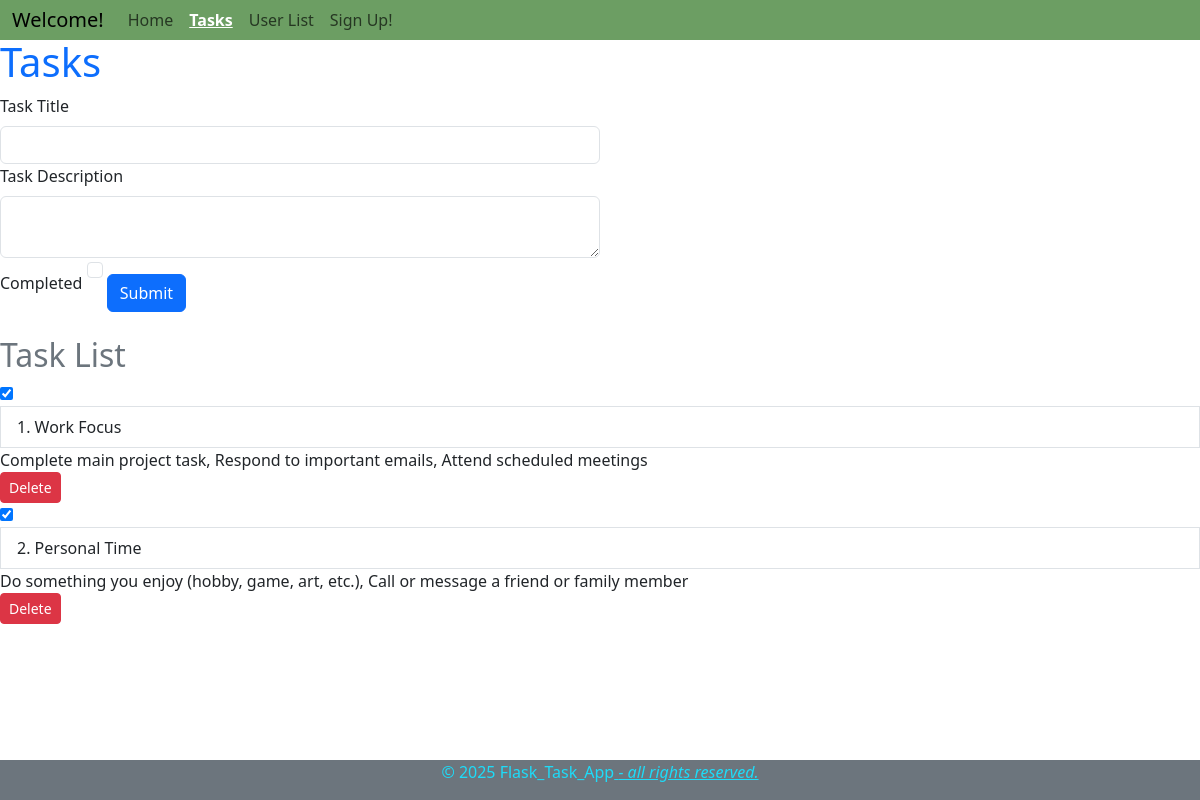
The page /tasks on the database its author committed.
### app/models.py (models this page shows, shortened)
class Task(db.Model):
    task_id = db.Column(db.Integer, primary_key=True)
    title = db.Column(db.String(100), nullable=False)
    description = db.Column(db.Text, nullable=False)
    completed = db.Column(db.Boolean, default=False)
    user_id = db.Column(db.Integer, db.ForeignKey('user.user_id'), nullable=False)

### app/routes.py (the view, shortened to what this page needs)
@app.route('/tasks', methods=['GET', 'POST'])
def tasks():
    form = TaskForm()
    tasks = Task.query.all()
    return render_template('tasks.html', title='Tasks', task_form=form, tasks=tasks)

### app/forms.py
class TaskForm(FlaskForm):
   title = StringField('Task Title')
   description = TextAreaField('Task Description')
   completed = BooleanField('Completed')
   submit = SubmitField('Submit')

### app/templates/tasks.html (shortened to what this page needs)
{% extends "base.html" %}
{% block content %}
<h1 class="text-primary">Tasks</h1>
<form action="" method="post">
    {{ task_form.title.label(class="form-label") }}
    {{ task_form.title(class="form-control w-50") }}
    {{ task_form.description.label(class="form-label") }}
    {{ task_form.description(class="form-control w-50") }}
    {{ task_form.completed.label(class="form-check-label") }}
    {{ task_form.completed(class="form-check-input") }}
    {{ task_form.submit(class="btn btn-primary mt-3") }}
</form>
<h2 class="text-secondary mt-4">Task List</h2>
<div class="list-group">
    {% for task in tasks %}
    <form action="{{ url_for('toggle_task', task_id=task.task_id) }}" method="post" style="display: inline;">
        <input type="checkbox"
            {% if task.completed %} checked {% endif %}
            onchange="this.form.submit()"
            id="task-{{ task.task_id }}"
            title="Mark task as completed">
    </form>
    <label for="task-{{ task.task_id }}" class="list-group-item">
        {{ loop.index }}. {{ task.title }}
    </label>
    <span>{{ task.description }}</span>
    <form action="{{ url_for('delete_task', task_id=task.task_id) }}" method="post" onsubmit="return confirm('Are you sure you want to delete this task?');" style="display: inline;">
        <button type="submit" class="btn btn-danger btn-sm">Delete</button>
    </form>
    {% endfor %}
</div>
{% endblock %}

### app/templates/base.html (style rules this page uses)
html, body { height: 100%; }
body { display: flex; flex-direction: column; }

### rows shown on the page
Task: completed "☑", title "Work Focus", description "Complete main project task, Respond to important emails, Attend scheduled meetings"
Task: completed "☑", title "Personal Time", description "Do something you enjoy (hobby, game, art, etc.), Call or message a friend or family member"

### other values the page prints
{{ task_form.title.label(class="form-label") }} "Task Title"
{{ task_form.description.label(class="form-label") }} "Task Description"
{{ task_form.completed.label(class="form-check-label") }} "Completed"
